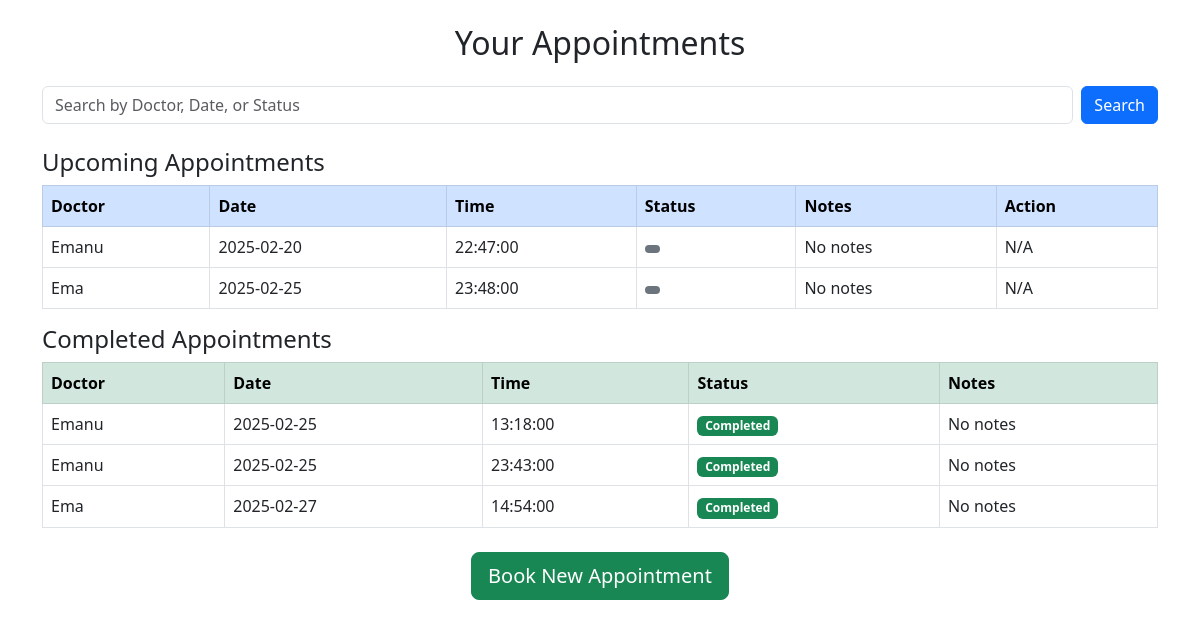
/appoimentcomplited.php (signed in), run on the app's committed database.
### tables this page shows
CREATE TABLE `appointments` (
  `id` int(11) NOT NULL,
  `patient_id` int(11) NOT NULL,
  `appointment_date` date NOT NULL,
  `appointment_time` time NOT NULL,
  `status` enum('Scheduled','Cancelled','Completed') DEFAULT 'Scheduled',
  `created_at` timestamp NOT NULL DEFAULT current_timestamp(),
  `doctor_id` int(11) NOT NULL,
  `notes` text DEFAULT NULL,
  `doctor_name` varchar(100) DEFAULT NULL
);

CREATE TABLE `staff` (
  `id` int(11) NOT NULL,
  `name` varchar(255) NOT NULL,
  `email` varchar(255) NOT NULL,
  `password` varchar(255) NOT NULL,
  `role` enum('Doctor','Nurse','Receptionist','Admin') NOT NULL,
  `specialization` varchar(50) DEFAULT NULL,
  `created_at` timestamp NOT NULL DEFAULT current_timestamp(),
  `status` enum('active','inactive') DEFAULT 'active'
);

### appoimentcomplited.php (the view, shortened to what this page needs)
<?php
include 'db/config.php';
$patient_id = $_SESSION['user_id'];
$search_query = "";
$search_params = [];
$param_types = "i";
$sql = "SELECT
            appointments.id,
            appointments.appointment_date,
            appointments.appointment_time,
            appointments.status,
            appointments.notes,
            staff.name AS doctor_name
        FROM appointments
        JOIN staff ON appointments.doctor_id = staff.id
        WHERE appointments.patient_id = ?" . $search_query . "
        ORDER BY appointments.appointment_date, appointments.appointment_time";
$stmt = $conn->prepare($sql);
$params = array_merge([$patient_id], $search_params);
$stmt->bind_param($param_types, ...$params);
$stmt->execute();
$result = $stmt->get_result();
?>
<!DOCTYPE html>
<html lang="en">
<head>
    <link href="https://cdn.jsdelivr.net/npm/bootstrap@5.3.0/dist/css/bootstrap.min.css" rel="stylesheet">
</head>
<body>
<div class="container mt-4">
    <h2 class="text-center mb-4">Your Appointments</h2>
    <form class="d-flex mb-4" action="" method="get">
        <input class="form-control me-2" type="text" name="search" placeholder="Search by Doctor, Date, or Status" value="<?php echo isset($_GET['search']) ? htmlspecialchars($_GET['search']) : ''; ?>">
        <button class="btn btn-primary" type="submit">Search</button>
    </form>
    <h4>Upcoming Appointments</h4>
    <table class="table table-bordered table-hover">
        <thead class="table-primary">
            <tr>
                <th>Doctor</th>
                <th>Date</th>
                <th>Time</th>
                <th>Status</th>
                <th>Notes</th>
                <th>Action</th>
            </tr>
        </thead>
        <tbody>
            <?php while ($row = $result->fetch_assoc()) {
                if ($row['status'] !== 'Completed') { ?>
                <tr>
                    <td><?php echo htmlspecialchars($row['doctor_name']); ?></td>
                    <td><?php echo htmlspecialchars($row['appointment_date']); ?></td>
                    <td><?php echo htmlspecialchars($row['appointment_time']); ?></td>
                    <td><span class="badge <?php echo $row['status'] == 'Scheduled' ? 'bg-success' : 'bg-secondary'; ?>"> <?php echo htmlspecialchars($row['status']); ?></span></td>
                    <td><?php echo htmlspecialchars($row['notes'] ?? 'No notes'); ?></td>
                    <td>
                        <?php if ($row['status'] == 'Scheduled') { ?>
                            <a href="cancel_appointment.php?id=<?php echo $row['id']; ?>" class="btn btn-danger btn-sm" onclick="return confirm('Are you sure you want to cancel this appointment?')">Cancel</a>
                        <?php } else { echo "N/A"; } ?>
                    </td>
                </tr>
            <?php } } ?>
        </tbody>
    </table>
    <h4>Completed Appointments</h4>
    <table class="table table-bordered table-hover">
        <thead class="table-success">
            <tr>
                <th>Doctor</th>
                <th>Date</th>
                <th>Time</th>
                <th>Status</th>
                <th>Notes</th>
            </tr>
        </thead>
        <tbody>
            <?php $stmt->execute();
            $result = $stmt->get_result();
            while ($row = $result->fetch_assoc()) {
                if ($row['status'] == 'Completed') { ?>
                <tr>
                    <td><?php echo htmlspecialchars($row['doctor_name']); ?></td>
                    <td><?php echo htmlspecialchars($row['appointment_date']); ?></td>
                    <td><?php echo htmlspecialchars($row['appointment_time']); ?></td>
                    <td><span class="badge bg-success">Completed</span></td>
                    <td><?php echo htmlspecialchars($row['notes'] ?? 'No notes'); ?></td>
                </tr>
            <?php } } ?>
        </tbody>
    </table>
    <div class="text-center mt-4">
        <a href="book_appointment.php" class="btn btn-success btn-lg">Book New Appointment</a>
    </div>
</div>
</body>
</html>

### data on the page
appointments: staff.name "Emanu", appointment_date "2025-02-20", appointment_time "22:47:00", notes "No notes", status "N/A"
appointments: staff.name "Ema", appointment_date "2025-02-25", appointment_time "23:48:00", notes "No notes", status "N/A"
appointments: staff.name "Emanu", appointment_date "2025-02-25", appointment_time "13:18:00", notes "No notes"
appointments: staff.name "Emanu", appointment_date "2025-02-25", appointment_time "23:43:00", notes "No notes"
appointments: staff.name "Ema", appointment_date "2025-02-27", appointment_time "14:54:00", notes "No notes"
